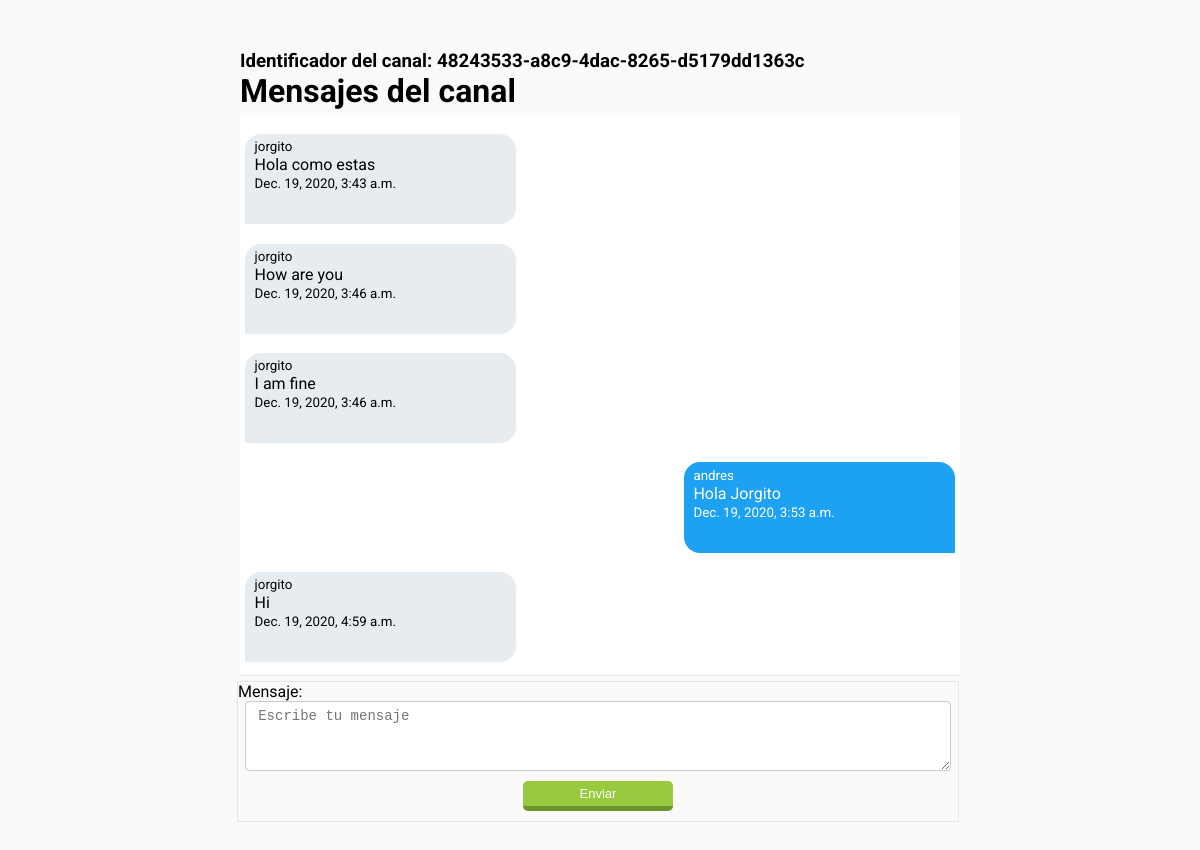
Screenshot of /ms/jorgito (signed in) with the database file from the repository.
### Dm/models.py (models this page shows)
class ModelBase(models.Model):
	id = models.UUIDField(default=uuid.uuid4, primary_key=True, db_index=True, editable=False)
	tiempo = models.DateTimeField(auto_now_add=True)
	actualizar = models.DateTimeField(auto_now=True)
	class Meta:
		abstract = True

class Canal(ModelBase):
	usuarios = models.ManyToManyField(User, blank=True, through=CanalUsuario)
	objects = CanalManager()

class CanalMensaje(ModelBase):
	canal   = models.ForeignKey("Canal", on_delete=models.CASCADE)
	usuario = models.ForeignKey(User, on_delete=models.CASCADE)
	texto =  models.TextField()

### Dm/views.py (the view)
# urls.py: path("ms/<str:username>", DetailMs.as_view(), name="detailms"),
class DetailMs(LoginRequiredMixin, CanalFormMixin, DetailView):
	template_name= 'Dm/canal_detail.html'
	def get_object(self, *args, **kwargs):
		username = self.kwargs.get("username")
		mi_username = self.request.user.username
		canal, _ = Canal.objects.obtener_o_crear_canal_ms(mi_username, username)
		if username == mi_username:
			mi_canal, _ = Canal.objects.obtener_o_crear_canal_usuario_actual(self.request.user)
			return mi_canal
		if canal == None:
			raise Http404
		return canal

### Dm/forms.py
class FormMensajes(forms.Form):
	mensaje = forms.CharField(widget=forms.Textarea(attrs = {
			"class": "formulario_ms",
			"placeholder":"Escribe tu mensaje"
		}))

### Dm/models.py (called while the page is built, shortened)
	def solo_dos(self):
		return self.annotate(num_usuarios= Count("usuarios")).filter(num_usuarios=2)

	def filtrar_por_username(self, username):
		return self.filter(canalusuario__usuario__username=username)

	def get_queryset(self, *args, **kwargs):
		return CanalQuerySet(self.model, using=self._db)

	def filtrar_ms_por_privado(self, username_a, username_b):
		return self.get_queryset().solo_dos().filtrar_por_username(username_a).filtrar_por_username(username_b)

	def obtener_o_crear_canal_ms(self, username_a, username_b):
		qs = self.filtrar_ms_por_privado(username_a, username_b)
		if qs.exists():
			return qs.order_by("tiempo").first(), False #obj, created

### template/Dm/canal_detail.html (shortened to what this page needs)
{% extends 'base.html' %}
{% block contenedor %}
	<h3>Identificador del canal: {{object.id}}</h3>
	<h1>Mensajes del canal</h1>
	<div id="contenedor_ms">
	{% for mensaje in object.canalmensaje_set.all %}
		<div class="div_ms {% if request.user == mensaje.usuario %}mis_mensajes
		{% else %} tus_mensajes{% endif %}">
			<small>{{mensaje.usuario}}</small>
			<p>{{mensaje.texto}}</p>
			<small>{{mensaje.tiempo}}</small>
		</div>
	{% endfor %}
	</div>
	<div class="div_form_ms">
		<form id="form_submit" action="{{ request.path }}" method="POST">
			{{form.as_p}}
			<button type="submit" class="btn_enviar">
				Enviar
			</button>
	</form>
	</div>
{% endblock %}

### template/base.html (style rules this page uses)
* { margin: 0; padding: 0; }
body { background:#fafafa; }
h1, h2, h3, p, small { font-family: 'Roboto', sans-serif; }

### template/Dm/canal_detail.html (style rules this page uses)
#contenedor_ms { width: 100%; height: calc(70vh); margin: 5px 0; overflow-y: auto; border-bottom: 1px solid #e6e6e6; background: #fff; }
.div_ms { margin: 1.2rem auto; width: 35%; padding: 0.2rem 0.6rem 02rem 0.6rem; }
.mis_mensajes { margin-right: 5px; background-color:rgb(29, 161, 242); color: #fff; border-bottom-left-radius: 16px; border-top-left-radius: 16px; border-top-right-radius: 16px; }
.tus_mensajes { background: rgb(230, 236, 240); margin-left: 5px; border-bottom-right-radius: 16px; border-top-left-radius: 16px; border-top-right-radius: 16px; }
.div_form_ms { width: 100%; margin-top: 5px; margin-bottom: 5px; margin-left: -3px; border:1px solid #e6e6e6; }
#id_mensaje { display: block; padding: 6px 12px; margin-left: 1%; margin-right: 1%; width: 98%; min-width: 98%; max-width: 98%; height: 70px; min-height: 70px; max-height: 70px; box-sizing: border-box; font-size: 14px; color: #333; border:1px solid #ccc; border-radius: 4px; }
.btn_enviar { background: #98ca3f; color: #fff; padding: 5px 10px; border-radius: 5px; border:none; outline: none; border-bottom: 5px solid #6d932b; width: 150px; cursor: pointer; display: block; margin: 10px auto; font-size: 13px; transition: 0.3; }

### rows the page displays
Canal: id "48243533-a8c9-4dac-8265-d5179dd1363c"
CanalMensaje: usuario "jorgito", texto "Hola como estas", tiempo "Dec. 19, 2020, 3:43 a.m."
CanalMensaje: usuario "jorgito", texto "How are you", tiempo "Dec. 19, 2020, 3:46 a.m."
CanalMensaje: usuario "jorgito", texto "I am fine", tiempo "Dec. 19, 2020, 3:46 a.m."
CanalMensaje: usuario "andres", texto "Hola Jorgito", tiempo "Dec. 19, 2020, 3:53 a.m."
CanalMensaje: usuario "jorgito", texto "Hi", tiempo "Dec. 19, 2020, 4:59 a.m."
